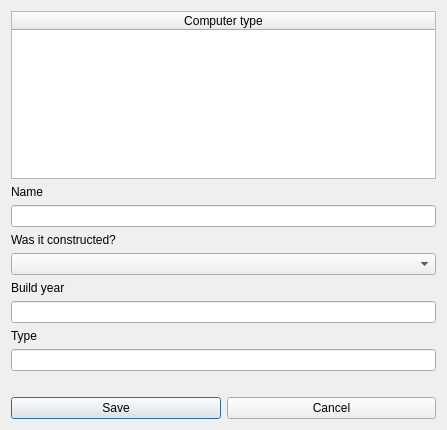
<?xml version="1.0" encoding="UTF-8"?>
<ui version="4.0">
 <class>editcomputer</class>
 <widget class="QDialog" name="editcomputer">
  <property name="geometry">
   <rect>
    <x>0</x>
    <y>0</y>
    <width>447</width>
    <height>430</height>
   </rect>
  </property>
  <property name="windowTitle">
   <string>Dialog</string>
  </property>
  <layout class="QVBoxLayout" name="verticalLayout">
   <item>
    <widget class="QTableWidget" name="table_update_computer">
     <attribute name="horizontalHeaderStretchLastSection">
      <bool>true</bool>
     </attribute>
     <column>
      <property name="text">
       <string>Computer type</string>
      </property>
     </column>
    </widget>
   </item>
   <item>
    <widget class="QLabel" name="label_Name">
     <property name="text">
      <string>Name</string>
     </property>
    </widget>
   </item>
   <item>
    <widget class="QLineEdit" name="input_Computer_Name"/>
   </item>
   <item>
    <widget class="QLabel" name="label_Constr">
     <property name="text">
      <string>Was it constructed?</string>
     </property>
    </widget>
   </item>
   <item>
    <widget class="QComboBox" name="comboBox_constr"/>
   </item>
   <item>
    <widget class="QLabel" name="label_buildy">
     <property name="text">
      <string>Build year</string>
     </property>
    </widget>
   </item>
   <item>
    <widget class="QLineEdit" name="input_Computer_buildy"/>
   </item>
   <item>
    <widget class="QLabel" name="label_Model">
     <property name="text">
      <string>Type</string>
     </property>
    </widget>
   </item>
   <item>
    <widget class="QLineEdit" name="input_Computer_Model"/>
   </item>
   <item>
    <widget class="QLabel" name="label_test">
     <property name="text">
      <string/>
     </property>
    </widget>
   </item>
   <item>
    <layout class="QHBoxLayout" name="horizontalLayout">
     <item>
      <widget class="QPushButton" name="button_edit_computer_dialog">
       <property name="text">
        <string>Save</string>
       </property>
      </widget>
     </item>
     <item>
      <widget class="QPushButton" name="button_cancel">
       <property name="text">
        <string>Cancel</string>
       </property>
      </widget>
     </item>
    </layout>
   </item>
  </layout>
 </widget>
 <resources/>
 <connections/>
</ui>
